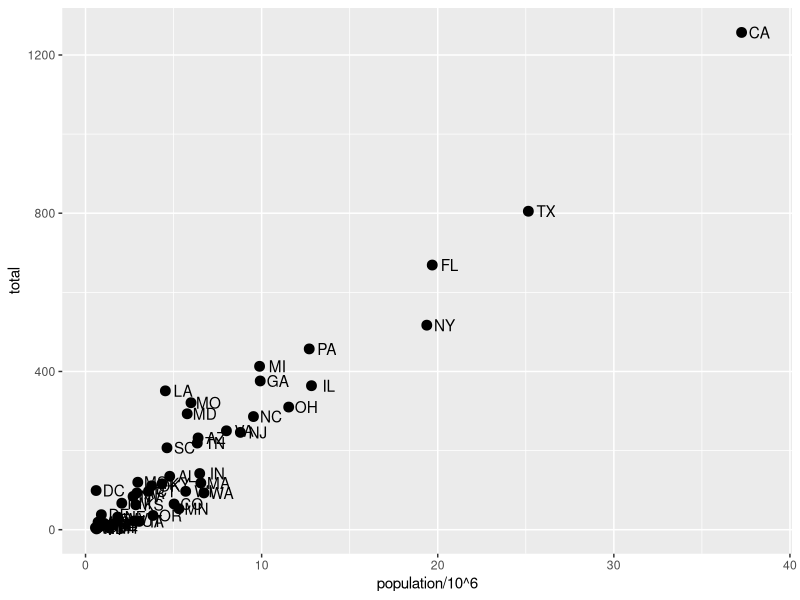
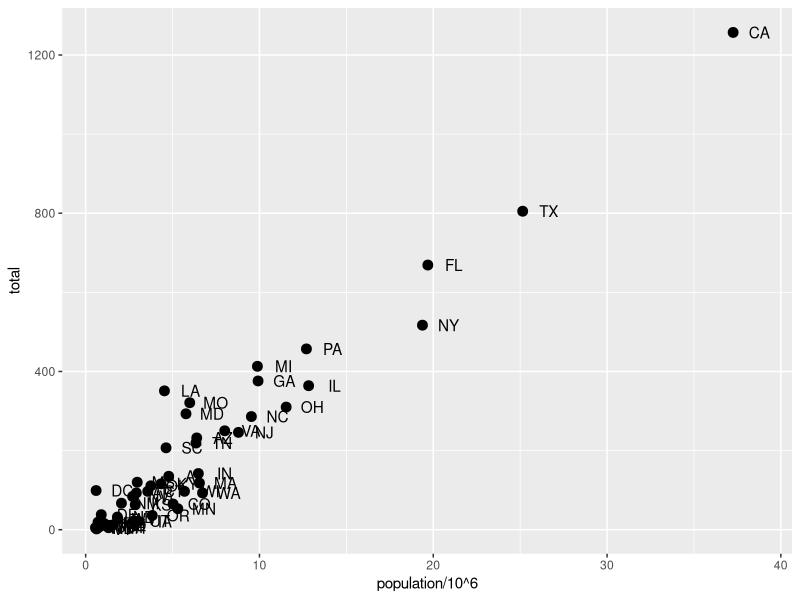
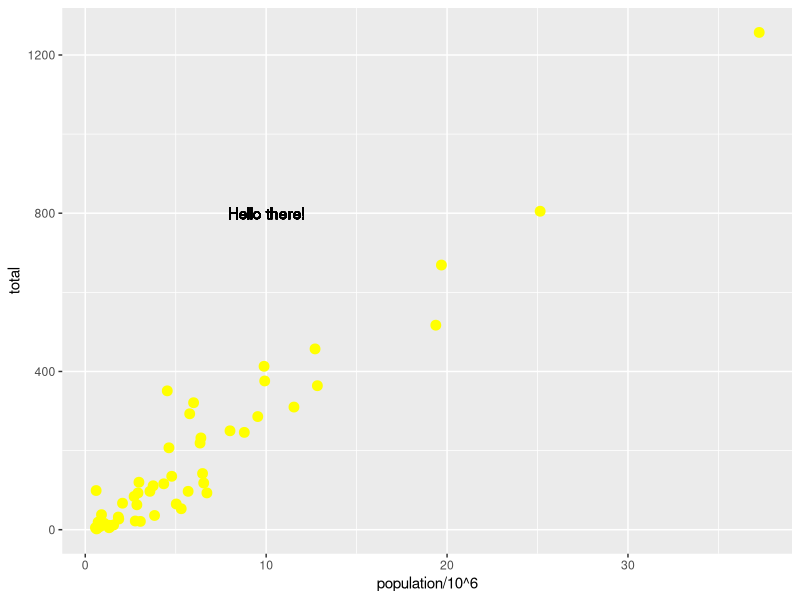

Here is the R script that generated these plots, in order:
library(ggplot2)
library(dplyr)
library(dslabs)
data("murders")

# Note that in the previous lines of code, we have been mapping population 
# and total to the points twice, once for each geometry.
# If we define a mapping in ggplot, then all the geometries that are added as 
# layers will default to this mapping:
p <- ggplot( data = murders )
p + geom_point( aes( x = population/10^6, y = total), size = 3 ) +
  geom_text( aes( population/10^6, total, label = abb), nudge_x = 1 )

# simplifies code:
p <- murders %>% ggplot( aes(population/10^6, total, label = abb) )
p + geom_point( size = 3 ) + geom_text( nudge_x = 1.5 )

# Also note that the geom point function doesn't need the label
# argument, which was defined globally, so it simply ignores it.
# The local mappings override the global ones.
p + geom_point(color = "yellow", size = 3) +
  geom_text(aes(x = 10, y = 800, label = "Hello there!") )
